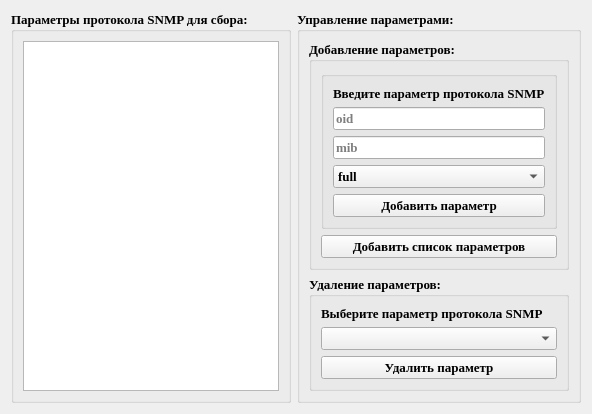
          <widget class="QWidget" name="tab_2">
           <property name="font">
            <font>
             <family>Times New Roman</family>
             <pointsize>10</pointsize>
            </font>
           </property>
           <attribute name="title">
            <string>Конфигурирование параметров</string>
           </attribute>
           <layout class="QHBoxLayout" name="horizontalLayout_3">
            <item>
             <widget class="QGroupBox" name="groupBox_5">
              <property name="sizePolicy">
               <sizepolicy hsizetype="Preferred" vsizetype="Preferred">
                <horstretch>0</horstretch>
                <verstretch>0</verstretch>
               </sizepolicy>
              </property>
              <property name="font">
               <font>
                <family>Times New Roman</family>
                <pointsize>10</pointsize>
                <weight>75</weight>
                <bold>true</bold>
               </font>
              </property>
              <property name="title">
               <string>Параметры протокола SNMP для сбора:</string>
              </property>
              <layout class="QVBoxLayout" name="verticalLayout_9">
               <item>
                <widget class="QTableView" name="tableView_3">
                 <property name="font">
                  <font>
                   <family>Times New Roman</family>
                   <pointsize>10</pointsize>
                  </font>
                 </property>
                </widget>
               </item>
              </layout>
             </widget>
            </item>
            <item>
             <widget class="QGroupBox" name="groupBox_6">
              <property name="sizePolicy">
               <sizepolicy hsizetype="Preferred" vsizetype="Preferred">
                <horstretch>0</horstretch>
                <verstretch>0</verstretch>
               </sizepolicy>
              </property>
              <property name="font">
               <font>
                <family>Times New Roman</family>
                <pointsize>10</pointsize>
                <weight>75</weight>
                <bold>true</bold>
               </font>
              </property>
              <property name="title">
               <string>Управление параметрами:</string>
              </property>
              <layout class="QFormLayout" name="formLayout">
               <item row="0" column="0" colspan="2">
                <widget class="QGroupBox" name="groupBox_7">
                 <property name="font">
                  <font>
                   <family>Times New Roman</family>
                   <pointsize>10</pointsize>
                   <weight>75</weight>
                   <bold>true</bold>
                  </font>
                 </property>
                 <property name="title">
                  <string>Добавление параметров:</string>
                 </property>
                 <layout class="QVBoxLayout" name="verticalLayout_5">
                  <item>
                   <widget class="QGroupBox" name="groupBox_39">
                    <property name="font">
                     <font>
                      <family>Times New Roman</family>
                      <pointsize>10</pointsize>
                     </font>
                    </property>
                    <property name="title">
                     <string/>
                    </property>
                    <layout class="QVBoxLayout" name="verticalLayout_23">
                     <item>
                      <widget class="QLabel" name="label_5">
                       <property name="font">
                        <font>
                         <family>Times New Roman</family>
                         <pointsize>10</pointsize>
                        </font>
                       </property>
                       <property name="text">
                        <string>Введите параметр протокола SNMP</string>
                       </property>
                      </widget>
                     </item>
                     <item>
                      <widget class="QLineEdit" name="lineEdit_3">
                       <property name="font">
                        <font>
                         <family>Times New Roman</family>
                         <pointsize>10</pointsize>
                        </font>
                       </property>
                       <property name="placeholderText">
                        <string>oid</string>
                       </property>
                      </widget>
                     </item>
                     <item>
                      <widget class="QLineEdit" name="lineEdit_8">
                       <property name="font">
                        <font>
                         <family>Times New Roman</family>
                         <pointsize>10</pointsize>
                        </font>
                       </property>
                       <property name="placeholderText">
                        <string>mib</string>
                       </property>
                      </widget>
                     </item>
                     <item>
                      <widget class="QComboBox" name="comboBox_9">
                       <property name="font">
                        <font>
                         <family>Times New Roman</family>
                         <pointsize>10</pointsize>
                        </font>
                       </property>
                       <item>
                        <property name="text">
                         <string>full</string>
                        </property>
                       </item>
                       <item>
                        <property name="text">
                         <string>delta</string>
                        </property>
                       </item>
                      </widget>
                     </item>
                     <item>
                      <widget class="QPushButton" name="pushButton_3">
                       <property name="font">
                        <font>
                         <family>Times New Roman</family>
                         <pointsize>10</pointsize>
                        </font>
                       </property>
                       <property name="styleSheet">
                        <string notr="true"/>
                       </property>
                       <property name="text">
                        <string>Добавить параметр</string>
                       </property>
                      </widget>
                     </item>
                    </layout>
                   </widget>
                  </item>
                  <item>
                   <widget class="QPushButton" name="pushButton_10">
                    <property name="font">
                     <font>
                      <family>Times New Roman</family>
                      <pointsize>10</pointsize>
                     </font>
                    </property>
                    <property name="text">
                     <string>Добавить список параметров</string>
                    </property>
                   </widget>
                  </item>
                 </layout>
                </widget>
               </item>
               <item row="1" column="0" colspan="2">
                <widget class="QGroupBox" name="groupBox_8">
                 <property name="font">
                  <font>
                   <family>Times New Roman</family>
                   <pointsize>10</pointsize>
                   <weight>75</weight>
                   <bold>true</bold>
                  </font>
                 </property>
                 <property name="title">
                  <string>Удаление параметров:</string>
                 </property>
                 <layout class="QVBoxLayout" name="verticalLayout_7">
                  <item>
                   <widget class="QLabel" name="label_6">
                    <property name="font">
                     <font>
                      <family>Times New Roman</family>
                      <pointsize>10</pointsize>
                     </font>
                    </property>
                    <property name="text">
                     <string>Выберите параметр протокола SNMP</string>
                    </property>
                   </widget>
                  </item>
                  <item>
                   <widget class="QComboBox" name="comboBox_4">
                    <property name="font">
                     <font>
                      <family>Times New Roman</family>
                      <pointsize>10</pointsize>
                     </font>
                    </property>
                   </widget>
                  </item>
                  <item>
                   <widget class="QPushButton" name="pushButton_4">
                    <property name="font">
                     <font>
                      <family>Times New Roman</family>
                      <pointsize>10</pointsize>
                     </font>
                    </property>
                    <property name="text">
                     <string>Удалить параметр</string>
                    </property>
                   </widget>
                  </item>
                 </layout>
                </widget>
               </item>
              </layout>
             </widget>
            </item>
           </layout>
          </widget>
